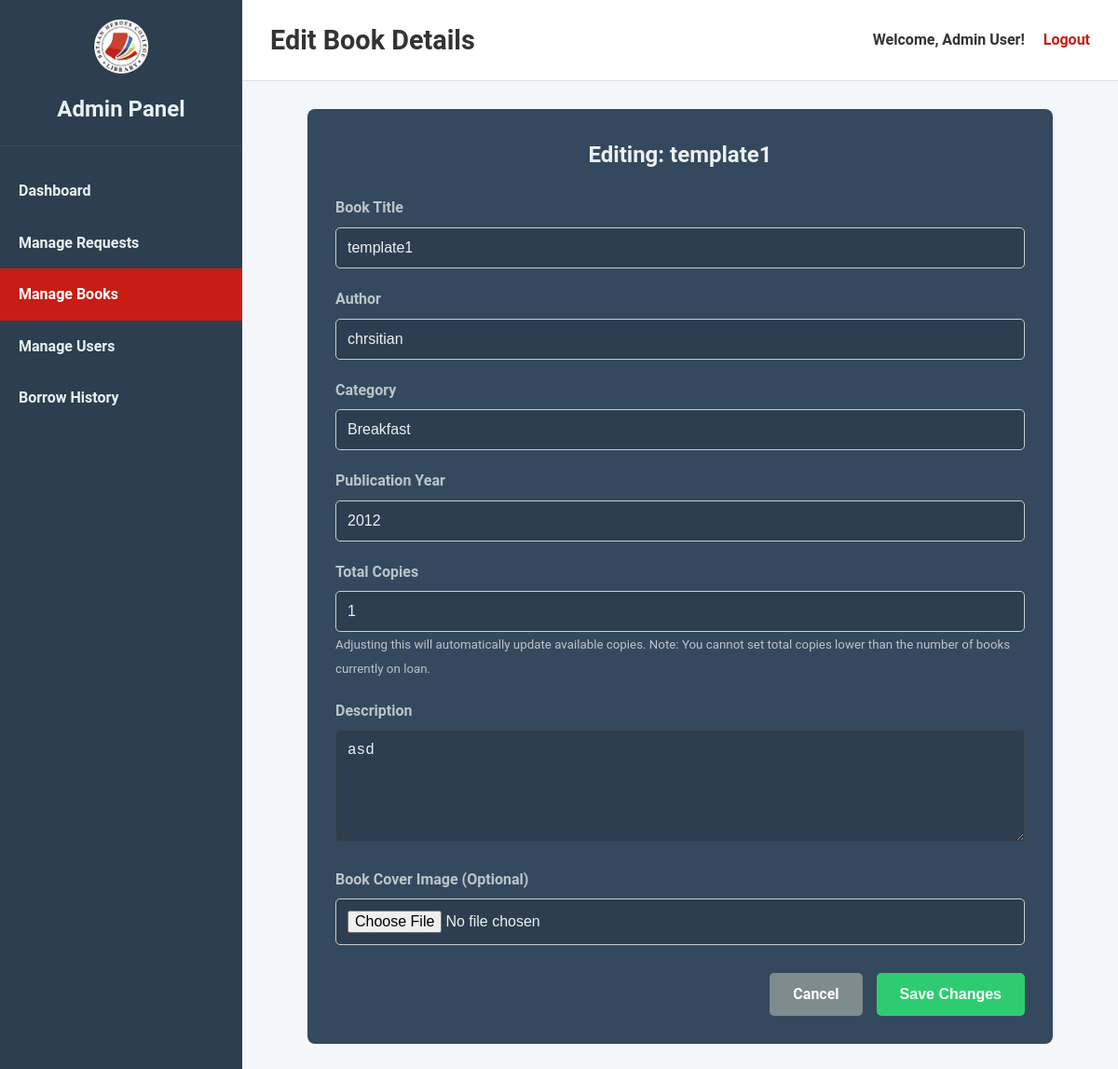
The app's page /frontend/edit_book.php?id=5 (signed in) with its own data.
### tables this page shows
CREATE TABLE `books` (
  `book_id` int(11) NOT NULL,
  `book_name` varchar(255) NOT NULL,
  `book_description` text DEFAULT NULL,
  `category` varchar(255) NOT NULL,
  `favorite` tinyint(1) NOT NULL DEFAULT 0,
  `author` varchar(255) DEFAULT NULL,
  `publication_year` year(4) DEFAULT NULL,
  `total_copies` int(11) NOT NULL DEFAULT 1,
  `available_copies` int(11) NOT NULL DEFAULT 1,
  `book_image_path` varchar(255) DEFAULT NULL
);

### frontend/edit_book.php (the view, shortened to what this page needs)
<?php
include '../backend/db_connect.php';
$book_id = (int)$_GET['id'];
$stmt = $conn->prepare("SELECT * FROM books WHERE book_id = ?");
$stmt->bind_param("i", $book_id);
$stmt->execute();
$result = $stmt->get_result();
$book = $result->fetch_assoc();
$welcome_message = "Welcome, " . htmlspecialchars($_SESSION['fullname']) . "!";
?>
<!DOCTYPE html>
<html lang="en">
<head>
    <link rel="stylesheet" href="admin_styles.css">
</head>
<body>
    <div class="admin-container">
        <aside class="sidebar">
            <div class="sidebar-header">
                <img src="LIBRARY_LOGO.png" alt="Logo" class="sidebar-logo">
                <h2>Admin Panel</h2>
            </div>
            <nav class="sidebar-nav">
                <ul>
                    <li><a href="admin_dashboard.php">Dashboard</a></li>
                    <li><a href="manage_requests.php">Manage Requests</a></li>
                    <li><a href="manage_books.php" class="active">Manage Books</a></li>
                    <li><a href="manage_users.php">Manage Users</a></li>
                    <li><a href="borrow_history.php">Borrow History</a></li>
                </ul>
            </nav>
        </aside>
        <div class="main-wrapper">
            <header class="main-header">
                <h1>Edit Book Details</h1>
                <div class="user-info">
                    <span><?php echo $welcome_message; ?></span>
                    <a href="../backend/logout.php">Logout</a>
                </div>
            </header>
            <main class="main-content">
                <section class="form-section">
                    <h2>Editing: <?php echo htmlspecialchars($book['book_name']); ?></h2>
                    <form action="../backend/update_book.php" method="POST" enctype="multipart/form-data">
                        <div class="form-group">
                            <label for="book_name">Book Title</label>
                            <input type="text" id="book_name" name="book_name" value="<?php echo htmlspecialchars($book['book_name']); ?>" required>
                        </div>
                        <div class="form-group">
                            <label for="author">Author</label>
                            <input type="text" id="author" name="author" value="<?php echo htmlspecialchars($book['author']); ?>">
                        </div>
                        <div class="form-group">
                            <label for="category">Category</label>
                            <input type="text" id="category" name="category" value="<?php echo htmlspecialchars($book['category']); ?>">
                        </div>
                        <div class="form-group">
                            <label for="publication_year">Publication Year</label>
                            <input type="number" id="publication_year" name="publication_year" min="1000" max="<?php echo date('Y'); ?>" value="<?php echo htmlspecialchars($book['publication_year']); ?>">
                        </div>
                        <div class="form-group">
                            <label for="total_copies">Total Copies</label>
                            <input type="number" id="total_copies" name="total_copies" min="0" value="<?php echo htmlspecialchars($book['total_copies']); ?>" required>
                            <small style="color: #bdc3c7;">Adjusting this will automatically update available copies. Note: You cannot set total copies lower than the number of books currently on loan.</small>
                        </div>
                        <div class="form-group">
                            <label for="book_description">Description</label>
                            <textarea id="book_description" name="book_description"><?php echo htmlspecialchars($book['book_description']); ?></textarea>
                        </div>
                        <div class="form-group">
                            <label for="book_image">Book Cover Image (Optional)</label>
                            <input type="file" id="book_image" name="book_image" accept="image/jpeg, image/png, image/gif">
                        </div>
                        <div class="form-actions">
                            <a href="manage_books.php" class="btn btn-secondary">Cancel</a>
                            <button type="submit" class="btn btn-primary">Save Changes</button>
                        </div>
                    </form>
                </section>
            </main>
        </div>
    </div>
</body>
</html>

### frontend/admin_styles.css (style rules this page uses)
* { box-sizing: border-box; margin: 0; padding: 0; }
body { font-family: "Roboto", sans-serif; line-height: 1.6; background-color: #f4f7fa; color: #333; }
.admin-container { display: flex; min-height: 100vh; }
.sidebar { width: 260px; background-color: #2c3e50; color: #ecf0f1; display: flex; flex-direction: column; flex-shrink: 0; }
.sidebar-header { padding: 20px; text-align: center; border-bottom: 1px solid #34495e; }
.sidebar-logo { max-width: 60px; margin-bottom: 10px; }
.sidebar-nav ul { list-style: none; padding: 20px 0; }
.sidebar-nav ul li a { display: block; color: #ecf0f1; text-decoration: none; padding: 15px 20px; font-weight: bold; transition: background-color 0.3s, padding-left 0.3s; }
.sidebar-nav ul li a.active { background-color: #c81d14; color: #fff; }
.main-wrapper { flex: 1; display: flex; flex-direction: column; }
.main-header { background-color: #ffffff; padding: 20px 30px; border-bottom: 1px solid #e0e0e0; display: flex; justify-content: space-between; align-items: center; }
.main-header h1 { font-size: 1.8rem; }
.user-info { display: flex; align-items: center; gap: 20px; }
.user-info span { font-weight: bold; }
.user-info a { color: #c81d14; text-decoration: none; font-weight: bold; transition: color 0.3s; }
.main-content { padding: 30px; flex-grow: 1; }
.form-group { margin-bottom: 20px; }
.form-group label { display: block; font-weight: bold; margin-bottom: 8px; }
.form-group input[type="text"], .form-group input[type="number"], .form-group input[type="email"], .form-group input[type="password"], .form-group input[type="file"], .form-group select, .form-group textarea { width: 100%; padding: 12px; border: 1px solid #ccc; border-radius: 5px; font-size: 1rem; }
.form-group textarea { resize: vertical; }

### frontend/edit_book.php (style rules this page uses)
.form-section { background-color: #34495e; padding: 30px; border-radius: 8px; max-width: 800px; margin: 0 auto; }
.form-section h2 { margin-bottom: 25px; text-align: center; color: #ecf0f1; }
.form-group { margin-bottom: 20px; }
.form-group label { display: block; margin-bottom: 8px; font-weight: bold; color: #bdc3c7; }
.form-group input, .form-group textarea, .form-group select { width: 100%; padding: 12px; border-radius: 5px; border: 1px solid #444; background-color: #2c3e50; color: #ecf0f1; font-size: 1rem; }
.form-group textarea { min-height: 120px; resize: vertical; }
.form-actions { display: flex; justify-content: flex-end; gap: 15px; margin-top: 30px; }
.form-actions .btn { padding: 10px 25px; border: none; border-radius: 5px; font-size: 1rem; font-weight: bold; cursor: pointer; text-decoration: none; display: inline-block; text-align: center; }
.btn-primary { background-color: #2ecc71; color: white; }
.btn-secondary { background-color: #7f8c8d; color: white; }

### records on screen
books: book_name "template1", author "chrsitian", category "Breakfast", publication_year "2012", total_copies "1", book_description "asd"

### other values on screen
$welcome_message "Welcome, Admin User!"
